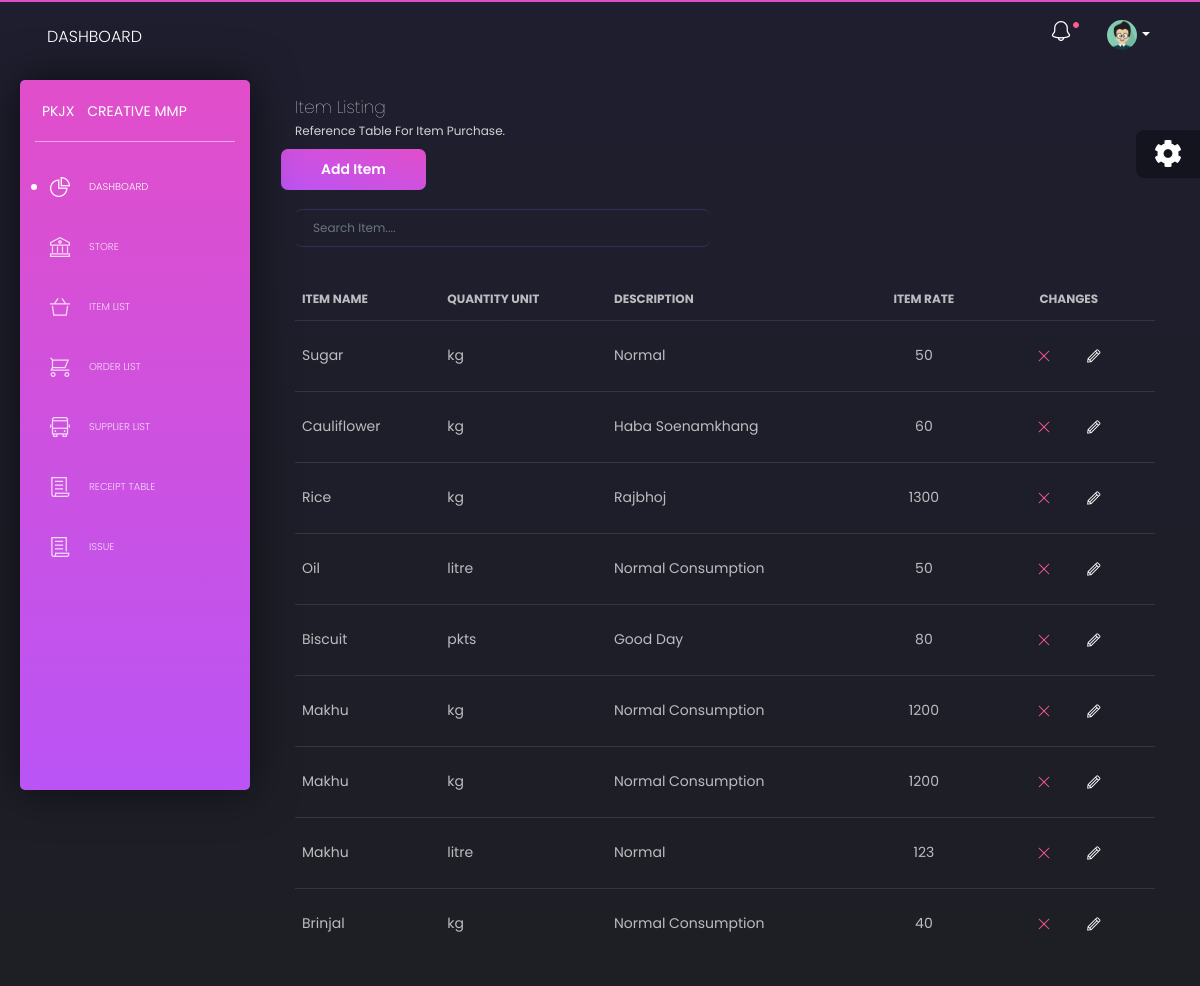
Page /item_list.php on the committed database.
### tables this page shows
CREATE TABLE `item_table` (
  `id` int(11) NOT NULL,
  `item_name` varchar(255) NOT NULL,
  `item_type` varchar(255) DEFAULT NULL,
  `quantity_unit` varchar(40) NOT NULL,
  `description` text NOT NULL,
  `item_rate` int(11) NOT NULL
);

### app/database/db.php (called while the page is built, shortened)
<?php
require('connect.php');
function selectAll($table, $conditions = []){
    global $conn;
    $sql = "SELECT * FROM $table";
    if (empty($conditions)){
        $stmt = $conn->prepare($sql);
        $stmt->execute();
        $records = $stmt->get_result()->fetch_all(MYSQLI_ASSOC);
        return $records;
    }
}

### app/controllers/item_list.php (called while the page is built, shortened)
<?php
include($ROOTPATH.'/app/database/db.php');
$table = 'item_table';
$item = selectAll($table);

### item_list.php (the view, shortened to what this page needs)
<?php
include('path.php');
include($ROOTPATH . '/app/controllers/item_list.php');
if (isset($_GET['item_search'])){
  $item = searchItem($_GET['item_search']);
} else{
  $item = selectAll('item_table');
}
 ?>
<!DOCTYPE html>
<html lang="en">
<head>
  <?php require('lender/head.php') ?>
</head>
<body class="">
  <div class="wrapper">
  <?php require('lender/sidebar.php') ?>
    <div class="main-panel">
    <?php require('lender/nav.php') ?>
      <div class="content">
        <div class="row">
          <div class="col-md-12">
            <div class="card  card-plain">
              <div class="card-header">
                <h4 class="card-title"> Item Listing</h4>
                <p class="category"> Reference Table for item purchase.</p>
                <div class="row">
                <a href="add_item.php" class="btn btn-primary">Add Item</a>
                </div>
              </div>
              <div class="card-header col-lg-6">
              <form action="item_list.php" method="GET">
              <div class="input-group mb-3">
                <input type="text" class="form-control " placeholder="Search Item...."  name="item_search">
              </div>
                </form>
              </div>
              <div class="card-body">
                <div class="table-responsive">
                  <table class="table tablesorter " id="">
                    <thead class=" text-primary">
                      <tr>
                        <th>
                          Item Name
                        </th>
                        <th>
                          Quantity Unit
                        </th>
                        <th>
                          Description
                        </th>
                        <th class="text-center">
                          Item Rate
                        </th>
                        <th class="text-center">
                          Changes
                        </th>
                      </tr>
                    </thead>
                    <tbody>
                    <?php foreach ($item as $iti): ?>
                      <tr>
                        <td>
                          <?php echo $iti['item_name'] ?>
                        </td>
                        <td>
                        <?php echo $iti['quantity_unit'] ?>
                        </td>
                        <td>
                        <?php echo $iti['description'] ?>
                        </td>
                        <td class="text-center">
                        <?php echo $iti['item_rate'] ?>
                        </td>
                        <td class="text-center">
                          <a href="item_list.php?del_id=<?php echo $iti['id'] ?>" class="p-3 text-danger tim-icons icon-simple-remove"></a>
                          <a href="" class="p-3 text-white tim-icons icon-pencil"></a>
                        </td>
                      </tr>
                    <?php endforeach; ?>
                    </tbody>
                  </table>
                </div>
              </div>
            </div>
          </div>
        </div>
      </div>
  <div class="fixed-plugin">
    <div class="dropdown show-dropdown">
      <a href="#" data-toggle="dropdown">
        <i class="fa fa-cog fa-2x"> </i>
      </a>
    </div>
  </div>
</body>
</html>

### rows in the picture
item_table: item_name "Sugar", quantity_unit "kg", description "Normal", item_rate "50"
item_table: item_name "Cauliflower", quantity_unit "kg", description "Haba Soenamkhang", item_rate "60"
item_table: item_name "Rice", quantity_unit "kg", description "Rajbhoj", item_rate "1300"
item_table: item_name "Oil", quantity_unit "litre", description "Normal Consumption", item_rate "50"
item_table: item_name "Biscuit", quantity_unit "pkts", description "Good Day", item_rate "80"
item_table: item_name "Makhu", quantity_unit "kg", description "Normal Consumption", item_rate "1200"
item_table: item_name "Makhu", quantity_unit "kg", description "Normal Consumption", item_rate "1200"
item_table: item_name "Makhu", quantity_unit "litre", description "Normal", item_rate "123"
item_table: item_name "Brinjal", quantity_unit "kg", description "Normal Consumption", item_rate "40"
